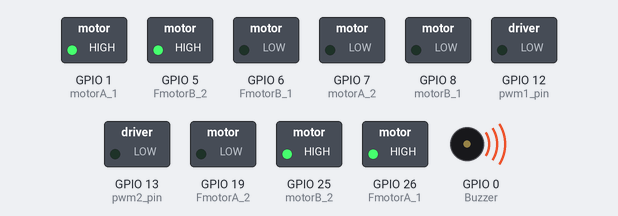
A program run on a simulated Raspberry Pi (BCM pin numbers). Shown: switched loads named in the program (green lamp = pin HIGH), buzzer (waves = sounding, pin HIGH).

Above: at 0.5 s.
Timing chart, 0 to 4.6 s (numbered marks = the images above):
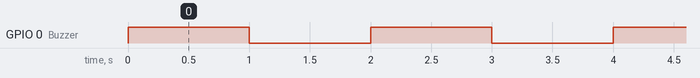

The program:

testp.py
```python
from datetime import datetime
import serial
import time
import RPi.GPIO as GPIO


motorA_1 = 1
motorA_2 = 7
motorB_1 = 8
motorB_2 = 25

FmotorA_1 = 26
FmotorA_2 = 19
FmotorB_1 = 6
FmotorB_2 = 5


Buzzer = 0

pwm1_pin=12
pwm2_pin=13

GPIO.setmode(GPIO.BCM)
#GPIO.setup(2,GPIO.OUT)
GPIO.setup(pwm1_pin,GPIO.OUT)
GPIO.setup(pwm2_pin,GPIO.OUT)
GPIO.setup(motorA_1,GPIO.OUT)
GPIO.setup(motorA_2,GPIO.OUT)
GPIO.setup(motorB_1,GPIO.OUT)
GPIO.setup(motorB_2,GPIO.OUT)

GPIO.setup(FmotorA_1,GPIO.OUT)
GPIO.setup(FmotorA_2,GPIO.OUT)
GPIO.setup(FmotorB_1,GPIO.OUT)
GPIO.setup(FmotorB_2,GPIO.OUT)

GPIO.setup(Buzzer,GPIO.OUT)

GPIO.output(motorA_1,GPIO.HIGH)
GPIO.output(motorA_2,GPIO.LOW)

GPIO.output(motorB_1,GPIO.LOW)
GPIO.output(motorB_2,GPIO.HIGH)

GPIO.output(FmotorA_1,GPIO.HIGH)
GPIO.output(FmotorA_2,GPIO.LOW)

GPIO.output(FmotorB_1,GPIO.LOW)
GPIO.output(FmotorB_2,GPIO.HIGH)
GPIO.output(Buzzer,GPIO.HIGH)


#PWM(pin,Hz)
pi_pwm1=GPIO.PWM(pwm1_pin,1000)
pi_pwm2=GPIO.PWM(pwm2_pin,1000)


pi_pwm1.start(0)
pi_pwm2.start(0)

pi_pwm1.ChangeDutyCycle(0) #set pwm1 percent
pi_pwm2.ChangeDutyCycle(0) #set pwm2 percent
"""
pi_pwm = GPIO.PWM(2,1000)		#create PWM instance with frequency
pi_pwm.start(0)
"""
cnt=0
while(1):
    GPIO.output(Buzzer,GPIO.HIGH)
    time.sleep(1)
    GPIO.output(Buzzer,GPIO.LOW)
    time.sleep(1)
    """cnt+=1
    if cnt==30:
         cnt=0
         time.sleep(0.5)"""


    
```

Measured:
- by itself, GPIO 0 (Buzzer): alternates HIGH for 1.0 s and LOW for 1.0 s
